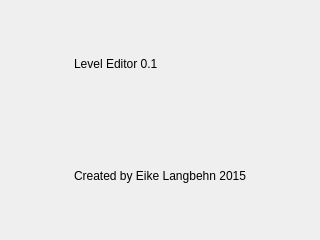
<?xml version="1.0" encoding="UTF-8"?>
<ui version="4.0">
 <class>AboutWindow</class>
 <widget class="QDialog" name="AboutWindow">
  <property name="geometry">
   <rect>
    <x>0</x>
    <y>0</y>
    <width>320</width>
    <height>240</height>
   </rect>
  </property>
  <property name="windowTitle">
   <string>Dialog</string>
  </property>
  <layout class="QGridLayout" name="gridLayout">
   <item row="0" column="1">
    <widget class="QLabel" name="label">
     <property name="text">
      <string>Level Editor 0.1</string>
     </property>
    </widget>
   </item>
   <item row="0" column="0">
    <spacer name="horizontalSpacer">
     <property name="orientation">
      <enum>Qt::Horizontal</enum>
     </property>
     <property name="sizeHint" stdset="0">
      <size>
       <width>40</width>
       <height>20</height>
      </size>
     </property>
    </spacer>
   </item>
   <item row="1" column="1">
    <widget class="QLabel" name="label_2">
     <property name="text">
      <string>Created by Eike Langbehn 2015</string>
     </property>
    </widget>
   </item>
   <item row="0" column="2">
    <spacer name="horizontalSpacer_2">
     <property name="orientation">
      <enum>Qt::Horizontal</enum>
     </property>
     <property name="sizeHint" stdset="0">
      <size>
       <width>40</width>
       <height>20</height>
      </size>
     </property>
    </spacer>
   </item>
   <item row="1" column="0">
    <spacer name="horizontalSpacer_3">
     <property name="orientation">
      <enum>Qt::Horizontal</enum>
     </property>
     <property name="sizeHint" stdset="0">
      <size>
       <width>40</width>
       <height>20</height>
      </size>
     </property>
    </spacer>
   </item>
   <item row="1" column="2">
    <spacer name="horizontalSpacer_4">
     <property name="orientation">
      <enum>Qt::Horizontal</enum>
     </property>
     <property name="sizeHint" stdset="0">
      <size>
       <width>40</width>
       <height>20</height>
      </size>
     </property>
    </spacer>
   </item>
  </layout>
 </widget>
 <resources/>
 <connections/>
</ui>
